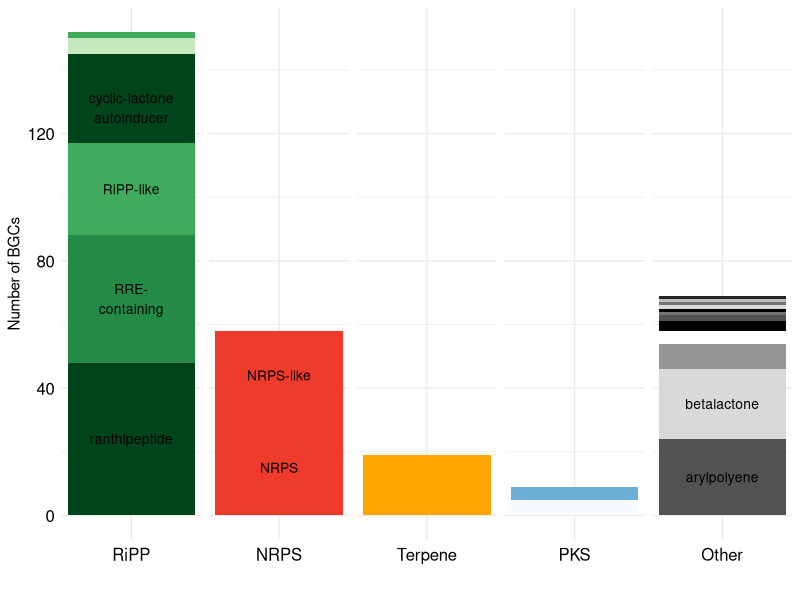
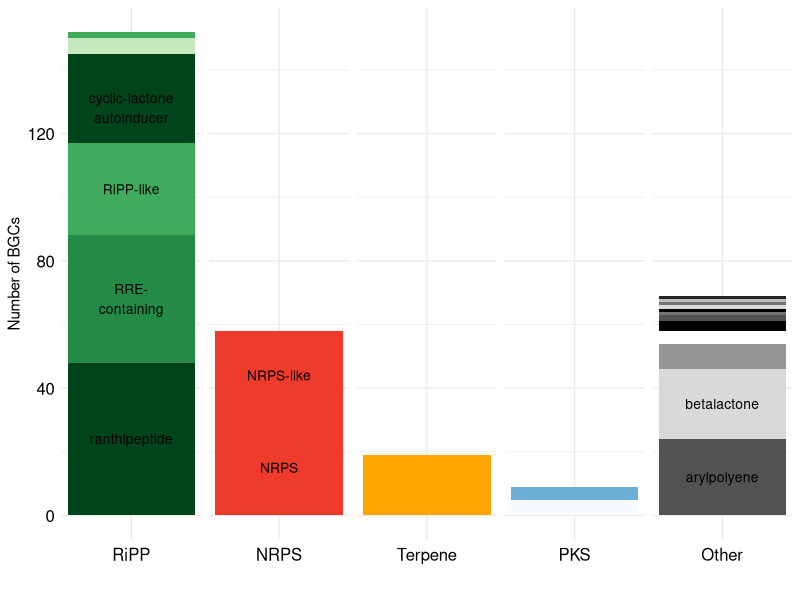
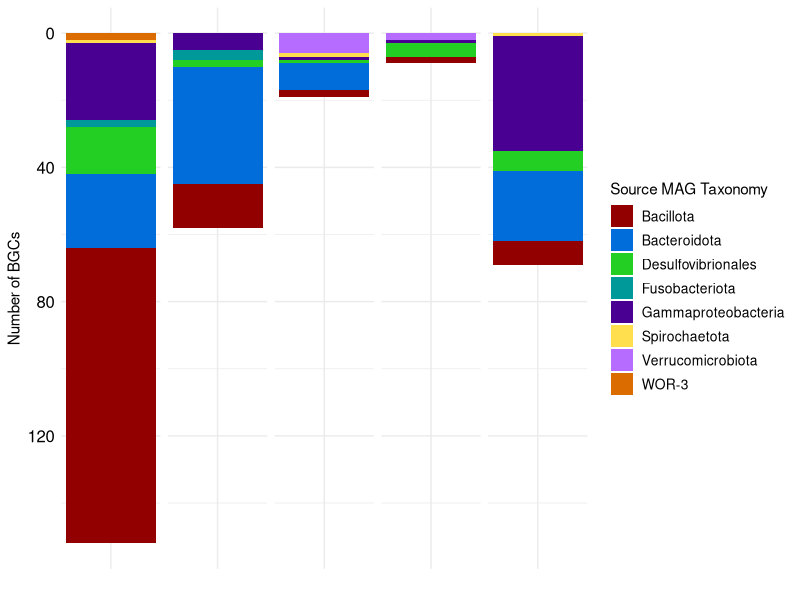
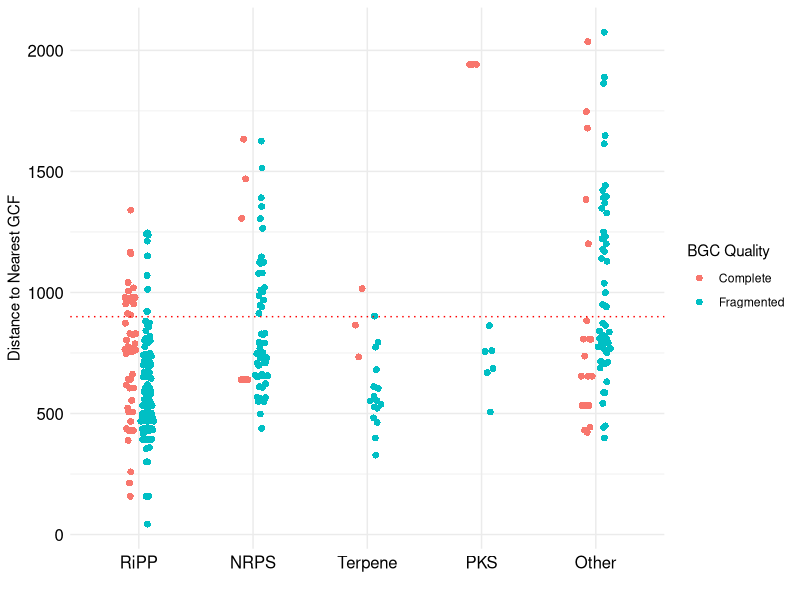
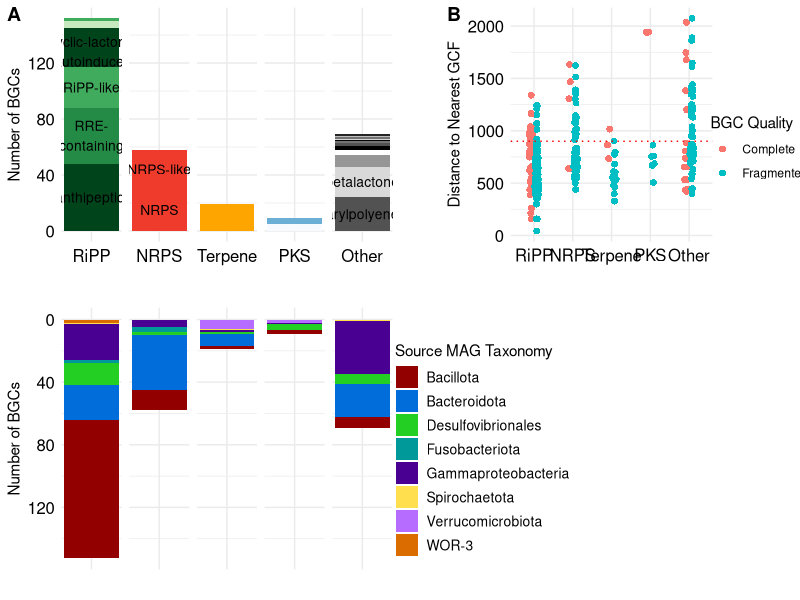

Reproduce these figures in R, in order.
library(ggplot2)
library("stringr") 
library(tidyr)
library(dplyr)
library("RColorBrewer")
library('tidyverse')
library("ggbeeswarm")
library("cowplot")

# Section: load packages
{
  list.of.packages = c( 'ggplot2', 'cowplot', 'ggbeeswarm', 'tidyverse', 'RColorBrewer', 'tidyr', 'dplyr', 'stringr')
  
  # Install packages if missing
  new.packages <- list.of.packages[!(list.of.packages %in% installed.packages()[,"Package"])]
  if(length(new.packages)) install.packages(new.packages)
  
  # Load packages
  sapply(list.of.packages, library, character.only = TRUE)
}


bigscape_classes <- c("RiPPs", 
                      "NRPS",
                      "Terpene",
                      "PKSI",
                      "PKSother", 
                      "Saccharides",
                      "PKS-NRP_Hybrids",
                      "Others")                             

my_classes <- c("RiPP", 
                "NRPS",
                "Terpene",
                "PKS", 
                "PKS", 
                "Other",
                "Other",
                "Other")

my_palettes <- c("Greens",
                 "Reds",
                 "Oranges",
                 "Blues",
                 "Greys")

get_random_color <- Vectorize(function(class){
  hue <- my_colors[as.numeric(class)]
  palette  <- brewer.pal(n=9, name = hue)
  sample(palette, 1)})

{
  bgc_df = subset(as.data.frame(read.csv("data/bin_bgc.tab", sep = "\t")), select = c("longBGC", "class", "product")) %>% 
    group_by(class, product) %>%
    tally( )%>%
    mutate(class = factor(class, levels = bigscape_classes), 
           class = my_classes[as.numeric(class)], 
           class = factor(class, levels = unique(my_classes)), 
           color = map_chr(as.numeric(class), 
                           ~sample(brewer.pal(n=9, my_palettes[.x]),1))) %>%
    arrange(class, desc(n)) %>%
    mutate(product  = factor(product, levels = rev(unique(product))), 
           label = str_replace_all(product, ';', ' / '), 
           ymax = cumsum(n), 
           ymin = ymax - n,
           label_position = if_else(n > 20, ymin +(ymax-ymin)/2, as.double(NA_character_)), 
           color = replace(color, product == "terpene", "orange")) 
  
  bgc_df$label[bgc_df$label == "cyclic-lactone-autoinducer"] <- "cyclic-lactone\nautoinducer"
  bgc_df$label[bgc_df$label == "RRE-containing"] <- "RRE-\ncontaining"
  
  barplot <- ggplot(bgc_df, 
                    aes(x = 0,
                        fill = product,
                        label = label)) +
    geom_bar(aes( y = n), 
             position = "stack", stat ="identity") +
    geom_text(aes(y = label_position),
              size = 3.5,
              color = "black") +
    facet_grid( . ~ class, space = "free", switch="x") +
    scale_fill_manual(values = bgc_df$color) +
    scale_x_continuous(breaks = 0) +
    scale_y_continuous(breaks = seq(0, 200, by = 40)) +
    theme_minimal() +
    theme(legend.position = "none",
          axis.text.x = element_blank(), axis.text=element_text(size=12, colour = "black"),
          strip.text.x = element_text(size = 12, colour = "black")) +
    ylab("Number of BGCs") + xlab("")
  barplot
}



svg("figures/bgc_barplot.svg", width = 10, height = 5)
barplot
dev.off()

#####

{
  color_alpha = "#004949"
  color_gamma = "#490092"
  color_bacteroid = "#006DDB"
  color_desulfo = "#22CF22"
  color_pvc = "#b66dff"
  color_spiro = "#ffdf4d"
  color_fuso = "#009999"
  color_firm = "#920000"
  color_fibro = "#252525"
  color_weird = "#db6d00"
  
  
  annotation_pairs = list(
    c("Alphaproteobacteria", color_alpha),
    c("Bacillota", color_firm),
    c("Bacteroidota", color_bacteroid),
    c("Desulfovibrionales", color_desulfo),
    c("Gammaproteobacteria", color_gamma),
    c("Fibrobacterota", color_fibro),
    c("Fusobacteriota", color_fuso),
    c("Spirochaetota", color_spiro),
    c("WOR-3", color_weird),
    c("Verrucomicrobiota", color_pvc)
  )
  
  annotation_pairs = as.data.frame(do.call(rbind,annotation_pairs))
  annotation_pairs$taxonomy = annotation_pairs$V1
  annotation_pairs$color = annotation_pairs$V2
}

{
  bgc_tax_df = subset(as.data.frame(read.csv("data/bin_bgc.tab", sep = "\t")), select = c("longBGC", "class", "taxonomy")) %>% 
    group_by(class, taxonomy) %>%
    tally( )%>%
    mutate(class = factor(class, levels = bigscape_classes), 
           class = my_classes[as.numeric(class)], 
           class = factor(class, levels = unique(my_classes))) %>%
    group_by(class, taxonomy) %>%
    arrange(class, desc(n))
  
  bgc_tax_df <- merge(x=bgc_tax_df,y=annotation_pairs, 
                      by="taxonomy", all.x=TRUE)
  
  barplot_tax <- ggplot(bgc_tax_df,
                        aes(x = 0,
                            fill = taxonomy)) +
    geom_bar(aes( y = n), 
             position = "stack", stat ="identity") +
    facet_grid(. ~ class, space = "free", switch="x") +
    scale_fill_manual(values = unique(bgc_tax_df$color), name = "Source MAG Taxonomy") +
    scale_x_continuous(breaks = 0) + scale_y_reverse(breaks = seq(200, 0, by = -40)) +
    theme_minimal() +
    theme(axis.text.x = element_blank(),   strip.background = element_blank(), legend.text=element_text(size = 10),
          strip.text.x = element_blank(), axis.text=element_text(size=12, colour = "black")) +
    ylab("Number of BGCs") + xlab("")
}

svg("figures/bgc_tax_barplot.svg", width = 10, height = 5)
barplot_tax
dev.off()

#############

bgc_violin_df = subset(as.data.frame(read.csv("data/bin_bgc.tab", sep = "\t")), select = c("longBGC", "class", "taxonomy", "completeness","distance")) %>%
  mutate(class = factor(class, levels = bigscape_classes), 
         class = my_classes[as.numeric(class)], 
         class = factor(class, levels = unique(my_classes)))
barplot_violin = ggplot(bgc_violin_df, aes(x=class, y=distance)) +
  geom_quasirandom(aes(x=class, y=distance, fill = completeness), shape = 21, size = 2, color = "transparent", dodge.width = 0.3, varwidth = TRUE) +
  theme_minimal() + 
  geom_hline(yintercept=900, linetype='dotted', col = 'red') +
  ylab("Distance to Nearest GCF") + xlab("") + theme(axis.text=element_text(size=12, colour = "black"))
barplot_violin$labels$fill <- "BGC Quality"

svg("figures/bgc_violin_barplot.svg", width = 7, height = 5)
barplot_violin
dev.off()


{
  g1 = barplot
  g2 = barplot_tax
  g3 = barplot_violin
}

svg("figures/bgc_combined_barplot_bigtext.svg", width = 11, height = 7)
theme_set(theme_minimal())
plot_grid(plot_grid(
  g1 + theme(legend.position = "none"), ggplot(), g3 + theme(legend.position = "none"), get_legend(g3),
  ncol = 4, labels = c("A", "", "B", ""), align = "hv", axis = "b", rel_widths = c(5, 0.5, 3.5, 1)),
  plot_grid(g2 + theme(legend.position = "none"), get_legend(g2), ggplot(), ggplot(),
            ncol = 4, align = "hv", axis = "b", rel_widths = c(5, 2, 1.5, 1.5)), nrow = 2) 
dev.off()

